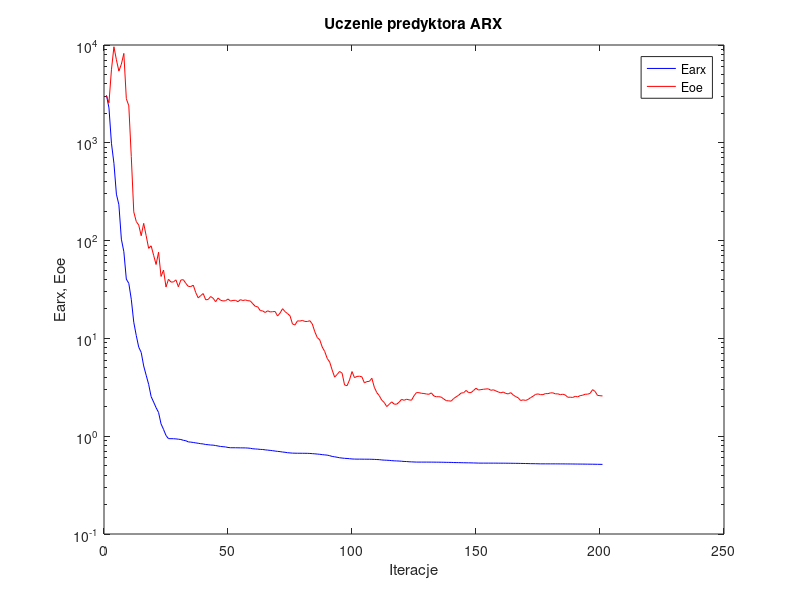
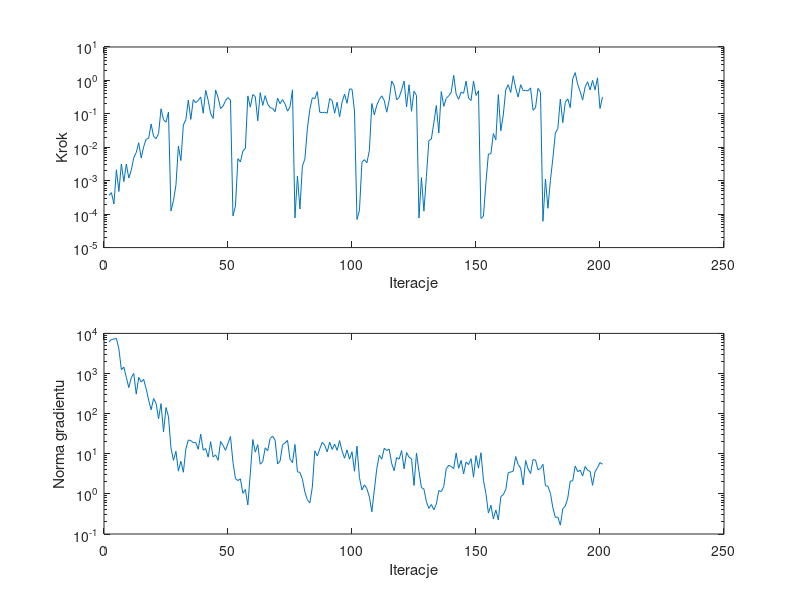

Source code (MATLAB) for these figures, in order:
%uczenie predyktora arx
clear all;
n=0; farx(n+1)=3.054798e+003; foe(n+1)=3.034427e+003; wspucz(n+1)=0.000000e+000; ng(n+1)=0.000000e+000;
%odnowa zmiennej metryki
n=1; farx(n+1)=2.275213e+003; foe(n+1)=2.565122e+003; krok(n+1)=3.643472e-004; ng(n+1)=6.155730e+003;
n=2; farx(n+1)=9.901987e+002; foe(n+1)=5.578738e+003; krok(n+1)=4.393293e-004; ng(n+1)=7.062899e+003;
n=3; farx(n+1)=6.181003e+002; foe(n+1)=9.595016e+003; krok(n+1)=2.015675e-004; ng(n+1)=7.225094e+003;
n=4; farx(n+1)=2.984720e+002; foe(n+1)=7.055718e+003; krok(n+1)=2.117795e-003; ng(n+1)=7.524646e+003;
n=5; farx(n+1)=2.327114e+002; foe(n+1)=5.402507e+003; krok(n+1)=4.766449e-004; ng(n+1)=4.102650e+003;
n=6; farx(n+1)=1.034494e+002; foe(n+1)=6.361846e+003; krok(n+1)=3.157424e-003; ng(n+1)=1.249838e+003;
n=7; farx(n+1)=7.703033e+001; foe(n+1)=8.204481e+003; krok(n+1)=9.413494e-004; ng(n+1)=1.441396e+003;
n=8; farx(n+1)=4.040614e+001; foe(n+1)=2.825059e+003; krok(n+1)=3.146871e-003; ng(n+1)=7.992629e+002;
n=9; farx(n+1)=3.653576e+001; foe(n+1)=2.390379e+003; krok(n+1)=1.204607e-003; ng(n+1)=4.462944e+002;
n=10; farx(n+1)=2.513125e+001; foe(n+1)=7.229883e+002; krok(n+1)=2.075244e-003; ng(n+1)=7.846381e+002;
n=11; farx(n+1)=1.463534e+001; foe(n+1)=1.967542e+002; krok(n+1)=4.900827e-003; ng(n+1)=1.007286e+003;
n=12; farx(n+1)=1.073529e+001; foe(n+1)=1.570067e+002; krok(n+1)=6.970662e-003; ng(n+1)=3.061962e+002;
n=13; farx(n+1)=8.144635e+000; foe(n+1)=1.440684e+002; krok(n+1)=1.366559e-002; ng(n+1)=8.029199e+002;
n=14; farx(n+1)=7.190798e+000; foe(n+1)=1.121475e+002; krok(n+1)=4.776032e-003; ng(n+1)=6.113967e+002;
n=15; farx(n+1)=5.228399e+000; foe(n+1)=1.500768e+002; krok(n+1)=1.042882e-002; ng(n+1)=7.167351e+002;
n=16; farx(n+1)=4.202811e+000; foe(n+1)=1.122587e+002; krok(n+1)=1.750226e-002; ng(n+1)=4.166386e+002;
n=17; farx(n+1)=3.393727e+000; foe(n+1)=8.333540e+001; krok(n+1)=1.839173e-002; ng(n+1)=2.182809e+002;
n=18; farx(n+1)=2.542978e+000; foe(n+1)=8.850814e+001; krok(n+1)=4.954706e-002; ng(n+1)=1.250470e+002;
n=19; farx(n+1)=2.235997e+000; foe(n+1)=7.089703e+001; krok(n+1)=2.118799e-002; ng(n+1)=2.380879e+002;
n=20; farx(n+1)=1.958402e+000; foe(n+1)=5.697575e+001; krok(n+1)=1.803826e-002; ng(n+1)=1.790409e+002;
n=21; farx(n+1)=1.748217e+000; foe(n+1)=7.605128e+001; krok(n+1)=2.572279e-002; ng(n+1)=7.483803e+001;
n=22; farx(n+1)=1.336898e+000; foe(n+1)=4.299755e+001; krok(n+1)=1.414327e-001; ng(n+1)=1.776365e+002;
n=23; farx(n+1)=1.173804e+000; foe(n+1)=5.001495e+001; krok(n+1)=6.640781e-002; ng(n+1)=3.507958e+001;
n=24; farx(n+1)=1.017480e+000; foe(n+1)=3.351884e+001; krok(n+1)=5.606295e-002; ng(n+1)=1.419004e+002;
n=25; farx(n+1)=9.442714e-001; foe(n+1)=4.029003e+001; krok(n+1)=1.134226e-001; ng(n+1)=8.337193e+001;
%odnowa zmiennej metryki
n=26; farx(n+1)=9.431841e-001; foe(n+1)=3.767954e+001; krok(n+1)=1.247165e-004; ng(n+1)=1.397235e+001;
n=27; farx(n+1)=9.426681e-001; foe(n+1)=3.778257e+001; krok(n+1)=2.530983e-004; ng(n+1)=6.841316e+000;
n=28; farx(n+1)=9.382673e-001; foe(n+1)=3.968907e+001; krok(n+1)=7.286945e-004; ng(n+1)=1.151616e+001;
n=29; farx(n+1)=9.320502e-001; foe(n+1)=3.371487e+001; krok(n+1)=1.082825e-002; ng(n+1)=3.690916e+000;
n=30; farx(n+1)=9.252696e-001; foe(n+1)=3.954992e+001; krok(n+1)=4.011567e-003; ng(n+1)=6.509282e+000;
n=31; farx(n+1)=9.079405e-001; foe(n+1)=3.981677e+001; krok(n+1)=4.669156e-002; ng(n+1)=3.456781e+000;
n=32; farx(n+1)=8.988337e-001; foe(n+1)=3.651472e+001; krok(n+1)=6.659479e-002; ng(n+1)=1.302558e+001;
n=33; farx(n+1)=8.742807e-001; foe(n+1)=3.401713e+001; krok(n+1)=2.577747e-001; ng(n+1)=2.207122e+001;
n=34; farx(n+1)=8.700195e-001; foe(n+1)=3.386809e+001; krok(n+1)=6.814773e-002; ng(n+1)=2.128155e+001;
n=35; farx(n+1)=8.628712e-001; foe(n+1)=3.502076e+001; krok(n+1)=2.663672e-001; ng(n+1)=1.901277e+001;
n=36; farx(n+1)=8.542861e-001; foe(n+1)=2.937851e+001; krok(n+1)=2.153023e-001; ng(n+1)=1.912106e+001;
n=37; farx(n+1)=8.467313e-001; foe(n+1)=2.593298e+001; krok(n+1)=2.489360e-001; ng(n+1)=1.295980e+001;
n=38; farx(n+1)=8.380436e-001; foe(n+1)=2.742540e+001; krok(n+1)=3.202323e-001; ng(n+1)=3.075926e+001;
n=39; farx(n+1)=8.333458e-001; foe(n+1)=2.873357e+001; krok(n+1)=1.047148e-001; ng(n+1)=1.225268e+001;
n=40; farx(n+1)=8.222604e-001; foe(n+1)=2.481490e+001; krok(n+1)=5.076613e-001; ng(n+1)=1.354512e+001;
n=41; farx(n+1)=8.187002e-001; foe(n+1)=2.500100e+001; krok(n+1)=2.543102e-001; ng(n+1)=8.212743e+000;
n=42; farx(n+1)=8.120521e-001; foe(n+1)=2.681892e+001; krok(n+1)=1.015974e-001; ng(n+1)=2.000819e+001;
n=43; farx(n+1)=8.105499e-001; foe(n+1)=2.575439e+001; krok(n+1)=7.320182e-002; ng(n+1)=8.291927e+000;
n=44; farx(n+1)=8.024438e-001; foe(n+1)=2.374482e+001; krok(n+1)=5.191100e-001; ng(n+1)=9.405700e+000;
n=45; farx(n+1)=7.938937e-001; foe(n+1)=2.588613e+001; krok(n+1)=3.091610e-001; ng(n+1)=6.849722e+000;
n=46; farx(n+1)=7.852563e-001; foe(n+1)=2.455044e+001; krok(n+1)=1.439513e-001; ng(n+1)=2.019977e+001;
n=47; farx(n+1)=7.812001e-001; foe(n+1)=2.415234e+001; krok(n+1)=1.702433e-001; ng(n+1)=1.612116e+001;
n=48; farx(n+1)=7.766818e-001; foe(n+1)=2.425955e+001; krok(n+1)=2.483262e-001; ng(n+1)=1.215551e+001;
n=49; farx(n+1)=7.671828e-001; foe(n+1)=2.528862e+001; krok(n+1)=3.075863e-001; ng(n+1)=1.827433e+001;
n=50; farx(n+1)=7.621608e-001; foe(n+1)=2.408231e+001; krok(n+1)=2.577175e-001; ng(n+1)=2.691848e+001;
%odnowa zmiennej metryki
n=51; farx(n+1)=7.619892e-001; foe(n+1)=2.445307e+001; krok(n+1)=8.878196e-005; ng(n+1)=6.114608e+000;
n=52; farx(n+1)=7.619487e-001; foe(n+1)=2.453224e+001; krok(n+1)=1.733806e-004; ng(n+1)=2.420582e+000;
n=53; farx(n+1)=7.608922e-001; foe(n+1)=2.372144e+001; krok(n+1)=4.563662e-003; ng(n+1)=2.145390e+000;
n=54; farx(n+1)=7.600846e-001; foe(n+1)=2.489413e+001; krok(n+1)=3.625910e-003; ng(n+1)=2.377011e+000;
n=55; farx(n+1)=7.595880e-001; foe(n+1)=2.439815e+001; krok(n+1)=7.741423e-003; ng(n+1)=1.035415e+000;
n=56; farx(n+1)=7.590702e-001; foe(n+1)=2.473695e+001; krok(n+1)=9.251671e-003; ng(n+1)=1.285226e+000;
n=57; farx(n+1)=7.564523e-001; foe(n+1)=2.430055e+001; krok(n+1)=3.444314e-001; ng(n+1)=5.303666e-001;
n=58; farx(n+1)=7.522036e-001; foe(n+1)=2.414900e+001; krok(n+1)=1.585131e-001; ng(n+1)=3.286919e+000;
n=59; farx(n+1)=7.440906e-001; foe(n+1)=2.261075e+001; krok(n+1)=3.785765e-001; ng(n+1)=2.261516e+001;
n=60; farx(n+1)=7.405670e-001; foe(n+1)=2.126745e+001; krok(n+1)=3.282103e-001; ng(n+1)=1.100955e+001;
n=61; farx(n+1)=7.378129e-001; foe(n+1)=2.101822e+001; krok(n+1)=6.217648e-002; ng(n+1)=1.685043e+001;
n=62; farx(n+1)=7.331002e-001; foe(n+1)=1.925644e+001; krok(n+1)=4.305446e-001; ng(n+1)=5.496232e+000;
n=63; farx(n+1)=7.314045e-001; foe(n+1)=1.909554e+001; krok(n+1)=1.794664e-001; ng(n+1)=6.363063e+000;
n=64; farx(n+1)=7.252681e-001; foe(n+1)=1.840435e+001; krok(n+1)=3.505976e-001; ng(n+1)=1.406374e+001;
n=65; farx(n+1)=7.206428e-001; foe(n+1)=1.915963e+001; krok(n+1)=1.943277e-001; ng(n+1)=1.186558e+001;
n=66; farx(n+1)=7.162105e-001; foe(n+1)=1.863430e+001; krok(n+1)=1.545805e-001; ng(n+1)=2.404830e+001;
n=67; farx(n+1)=7.111275e-001; foe(n+1)=1.876035e+001; krok(n+1)=1.454886e-001; ng(n+1)=2.745332e+001;
n=68; farx(n+1)=7.049227e-001; foe(n+1)=1.883349e+001; krok(n+1)=1.158784e-001; ng(n+1)=2.171265e+001;
n=69; farx(n+1)=6.996880e-001; foe(n+1)=1.693146e+001; krok(n+1)=2.944474e-001; ng(n+1)=5.601795e+000;
n=70; farx(n+1)=6.955780e-001; foe(n+1)=1.818410e+001; krok(n+1)=2.007487e-001; ng(n+1)=6.570295e+000;
n=71; farx(n+1)=6.888878e-001; foe(n+1)=2.012210e+001; krok(n+1)=2.680018e-001; ng(n+1)=1.681905e+001;
n=72; farx(n+1)=6.849946e-001; foe(n+1)=1.877895e+001; krok(n+1)=1.981558e-001; ng(n+1)=1.855171e+001;
n=73; farx(n+1)=6.782801e-001; foe(n+1)=1.793143e+001; krok(n+1)=1.202721e-001; ng(n+1)=2.154608e+001;
n=74; farx(n+1)=6.747198e-001; foe(n+1)=1.704703e+001; krok(n+1)=1.638325e-001; ng(n+1)=7.305507e+000;
n=75; farx(n+1)=6.713258e-001; foe(n+1)=1.404881e+001; krok(n+1)=5.223159e-001; ng(n+1)=6.015375e+000;
%odnowa zmiennej metryki
n=76; farx(n+1)=6.704400e-001; foe(n+1)=1.371587e+001; krok(n+1)=7.712392e-005; ng(n+1)=1.701516e+001;
n=77; farx(n+1)=6.695659e-001; foe(n+1)=1.511660e+001; krok(n+1)=1.389400e-003; ng(n+1)=3.545256e+000;
n=78; farx(n+1)=6.694879e-001; foe(n+1)=1.504015e+001; krok(n+1)=1.426144e-004; ng(n+1)=3.435075e+000;
n=79; farx(n+1)=6.689449e-001; foe(n+1)=1.526101e+001; krok(n+1)=2.742688e-003; ng(n+1)=2.319262e+000;
n=80; farx(n+1)=6.687446e-001; foe(n+1)=1.491587e+001; krok(n+1)=4.464645e-003; ng(n+1)=1.106716e+000;
n=81; farx(n+1)=6.680525e-001; foe(n+1)=1.489160e+001; krok(n+1)=3.578637e-002; ng(n+1)=7.179303e-001;
n=82; farx(n+1)=6.664320e-001; foe(n+1)=1.517036e+001; krok(n+1)=1.365319e-001; ng(n+1)=5.965153e-001;
n=83; farx(n+1)=6.632399e-001; foe(n+1)=1.402653e+001; krok(n+1)=3.035583e-001; ng(n+1)=1.476978e+000;
n=84; farx(n+1)=6.603183e-001; foe(n+1)=1.169635e+001; krok(n+1)=2.847814e-001; ng(n+1)=1.187761e+001;
n=85; farx(n+1)=6.567386e-001; foe(n+1)=1.019937e+001; krok(n+1)=4.641165e-001; ng(n+1)=8.764694e+000;
n=86; farx(n+1)=6.531602e-001; foe(n+1)=9.658914e+000; krok(n+1)=1.116954e-001; ng(n+1)=1.323005e+001;
n=87; farx(n+1)=6.479300e-001; foe(n+1)=8.156960e+000; krok(n+1)=1.091672e-001; ng(n+1)=1.927980e+001;
n=88; farx(n+1)=6.438394e-001; foe(n+1)=7.344724e+000; krok(n+1)=1.111619e-001; ng(n+1)=1.638156e+001;
n=89; farx(n+1)=6.405363e-001; foe(n+1)=6.244910e+000; krok(n+1)=1.047148e-001; ng(n+1)=1.111814e+001;
n=90; farx(n+1)=6.320966e-001; foe(n+1)=5.728845e+000; krok(n+1)=2.841626e-001; ng(n+1)=1.942659e+001;
n=91; farx(n+1)=6.212602e-001; foe(n+1)=4.752401e+000; krok(n+1)=2.495854e-001; ng(n+1)=1.281626e+001;
n=92; farx(n+1)=6.157102e-001; foe(n+1)=4.017306e+000; krok(n+1)=1.047148e-001; ng(n+1)=1.745227e+001;
n=93; farx(n+1)=6.091136e-001; foe(n+1)=4.275677e+000; krok(n+1)=2.224394e-001; ng(n+1)=1.217012e+001;
n=94; farx(n+1)=6.018858e-001; foe(n+1)=4.593071e+000; krok(n+1)=8.172294e-002; ng(n+1)=2.128110e+001;
n=95; farx(n+1)=5.979782e-001; foe(n+1)=4.413066e+000; krok(n+1)=2.239477e-001; ng(n+1)=1.166718e+001;
n=96; farx(n+1)=5.940132e-001; foe(n+1)=3.345012e+000; krok(n+1)=3.881773e-001; ng(n+1)=7.740378e+000;
n=97; farx(n+1)=5.918808e-001; foe(n+1)=3.281797e+000; krok(n+1)=2.072253e-001; ng(n+1)=1.249531e+001;
n=98; farx(n+1)=5.890890e-001; foe(n+1)=3.763029e+000; krok(n+1)=5.548341e-001; ng(n+1)=7.296219e+000;
n=99; farx(n+1)=5.850795e-001; foe(n+1)=4.581535e+000; krok(n+1)=5.481842e-001; ng(n+1)=1.117814e+001;
n=100; farx(n+1)=5.837293e-001; foe(n+1)=3.969177e+000; krok(n+1)=1.226008e-001; ng(n+1)=3.667560e+000;
%odnowa zmiennej metryki
n=101; farx(n+1)=5.828634e-001; foe(n+1)=4.085725e+000; krok(n+1)=6.918420e-005; ng(n+1)=1.548387e+001;
n=102; farx(n+1)=5.828358e-001; foe(n+1)=4.108479e+000; krok(n+1)=1.283338e-004; ng(n+1)=2.562797e+000;
n=103; farx(n+1)=5.825903e-001; foe(n+1)=4.041451e+000; krok(n+1)=3.572423e-003; ng(n+1)=1.246168e+000;
n=104; farx(n+1)=5.821136e-001; foe(n+1)=3.506532e+000; krok(n+1)=4.267031e-003; ng(n+1)=1.690532e+000;
n=105; farx(n+1)=5.818713e-001; foe(n+1)=3.619920e+000; krok(n+1)=3.437609e-003; ng(n+1)=1.355395e+000;
n=106; farx(n+1)=5.816677e-001; foe(n+1)=3.637338e+000; krok(n+1)=7.932207e-003; ng(n+1)=8.417265e-001;
n=107; farx(n+1)=5.805801e-001; foe(n+1)=3.913041e+000; krok(n+1)=2.039901e-001; ng(n+1)=3.581423e-001;
n=108; farx(n+1)=5.794085e-001; foe(n+1)=3.167145e+000; krok(n+1)=9.363811e-002; ng(n+1)=1.243526e+000;
n=109; farx(n+1)=5.774497e-001; foe(n+1)=2.791746e+000; krok(n+1)=1.827549e-001; ng(n+1)=4.289334e+000;
n=110; farx(n+1)=5.757995e-001; foe(n+1)=2.595015e+000; krok(n+1)=2.663792e-001; ng(n+1)=9.195952e+000;
n=111; farx(n+1)=5.717761e-001; foe(n+1)=2.335234e+000; krok(n+1)=3.456460e-001; ng(n+1)=7.324101e+000;
n=112; farx(n+1)=5.693339e-001; foe(n+1)=2.211846e+000; krok(n+1)=2.519998e-001; ng(n+1)=1.369072e+001;
n=113; farx(n+1)=5.678047e-001; foe(n+1)=2.009002e+000; krok(n+1)=1.121259e-001; ng(n+1)=1.209366e+001;
n=114; farx(n+1)=5.661001e-001; foe(n+1)=2.116286e+000; krok(n+1)=2.553603e-001; ng(n+1)=1.303645e+001;
n=115; farx(n+1)=5.627833e-001; foe(n+1)=2.244899e+000; krok(n+1)=9.603842e-001; ng(n+1)=5.709677e+000;
n=116; farx(n+1)=5.598993e-001; foe(n+1)=2.127185e+000; krok(n+1)=6.954939e-001; ng(n+1)=3.779639e+000;
n=117; farx(n+1)=5.585646e-001; foe(n+1)=2.123463e+000; krok(n+1)=2.640812e-001; ng(n+1)=8.053266e+000;
n=118; farx(n+1)=5.572842e-001; foe(n+1)=2.228693e+000; krok(n+1)=3.083795e-001; ng(n+1)=7.366077e+000;
n=119; farx(n+1)=5.546825e-001; foe(n+1)=2.382422e+000; krok(n+1)=5.234810e-001; ng(n+1)=1.202718e+001;
n=120; farx(n+1)=5.518323e-001; foe(n+1)=2.329361e+000; krok(n+1)=9.603842e-001; ng(n+1)=4.207193e+000;
n=121; farx(n+1)=5.508151e-001; foe(n+1)=2.387220e+000; krok(n+1)=1.620110e-001; ng(n+1)=1.075140e+001;
n=122; farx(n+1)=5.476955e-001; foe(n+1)=2.352744e+000; krok(n+1)=7.382907e-001; ng(n+1)=8.214669e+000;
n=123; farx(n+1)=5.465844e-001; foe(n+1)=2.333124e+000; krok(n+1)=1.200480e-001; ng(n+1)=7.495358e+000;
n=124; farx(n+1)=5.449178e-001; foe(n+1)=2.591128e+000; krok(n+1)=4.756263e-001; ng(n+1)=1.622733e+000;
n=125; farx(n+1)=5.436717e-001; foe(n+1)=2.791798e+000; krok(n+1)=3.556863e-001; ng(n+1)=1.045604e+001;
%odnowa zmiennej metryki
n=126; farx(n+1)=5.436378e-001; foe(n+1)=2.785717e+000; krok(n+1)=7.631158e-005; ng(n+1)=3.630214e+000;
n=127; farx(n+1)=5.435443e-001; foe(n+1)=2.747836e+000; krok(n+1)=1.243743e-003; ng(n+1)=1.436793e+000;
n=128; farx(n+1)=5.435344e-001; foe(n+1)=2.731656e+000; krok(n+1)=1.231773e-004; ng(n+1)=1.323681e+000;
n=129; farx(n+1)=5.435137e-001; foe(n+1)=2.702202e+000; krok(n+1)=1.339301e-003; ng(n+1)=6.356784e-001;
n=130; farx(n+1)=5.434137e-001; foe(n+1)=2.682059e+000; krok(n+1)=1.586441e-002; ng(n+1)=4.343150e-001;
n=131; farx(n+1)=5.432547e-001; foe(n+1)=2.771416e+000; krok(n+1)=1.761298e-002; ng(n+1)=5.437360e-001;
n=132; farx(n+1)=5.429904e-001; foe(n+1)=2.580487e+000; krok(n+1)=5.359529e-002; ng(n+1)=4.002272e-001;
n=133; farx(n+1)=5.425034e-001; foe(n+1)=2.531184e+000; krok(n+1)=1.775417e-001; ng(n+1)=5.567294e-001;
n=134; farx(n+1)=5.424169e-001; foe(n+1)=2.535008e+000; krok(n+1)=2.680031e-002; ng(n+1)=1.211930e+000;
n=135; farx(n+1)=5.418462e-001; foe(n+1)=2.509454e+000; krok(n+1)=4.641165e-001; ng(n+1)=1.143833e+000;
n=136; farx(n+1)=5.412845e-001; foe(n+1)=2.400429e+000; krok(n+1)=1.677326e-001; ng(n+1)=1.530496e+000;
n=137; farx(n+1)=5.404408e-001; foe(n+1)=2.311347e+000; krok(n+1)=2.910883e-001; ng(n+1)=4.253429e+000;
n=138; farx(n+1)=5.400767e-001; foe(n+1)=2.298523e+000; krok(n+1)=3.465039e-001; ng(n+1)=5.176934e+000;
n=139; farx(n+1)=5.395049e-001; foe(n+1)=2.284441e+000; krok(n+1)=4.386596e-001; ng(n+1)=4.812130e+000;
n=140; farx(n+1)=5.380722e-001; foe(n+1)=2.429230e+000; krok(n+1)=1.422745e+000; ng(n+1)=4.251064e+000;
n=141; farx(n+1)=5.372500e-001; foe(n+1)=2.528694e+000; krok(n+1)=3.854790e-001; ng(n+1)=1.046168e+001;
n=142; farx(n+1)=5.368544e-001; foe(n+1)=2.620203e+000; krok(n+1)=2.730900e-001; ng(n+1)=4.340927e+000;
n=143; farx(n+1)=5.361061e-001; foe(n+1)=2.763503e+000; krok(n+1)=4.446475e-001; ng(n+1)=6.821013e+000;
n=144; farx(n+1)=5.355012e-001; foe(n+1)=2.780492e+000; krok(n+1)=4.115646e-001; ng(n+1)=3.159029e+000;
n=145; farx(n+1)=5.346315e-001; foe(n+1)=2.938540e+000; krok(n+1)=9.528451e-001; ng(n+1)=6.221674e+000;
n=146; farx(n+1)=5.342738e-001; foe(n+1)=2.790437e+000; krok(n+1)=2.972657e-001; ng(n+1)=5.355348e+000;
n=147; farx(n+1)=5.337436e-001; foe(n+1)=2.790464e+000; krok(n+1)=2.490283e-001; ng(n+1)=7.538889e+000;
n=148; farx(n+1)=5.327848e-001; foe(n+1)=2.930976e+000; krok(n+1)=9.634903e-001; ng(n+1)=2.607484e+000;
n=149; farx(n+1)=5.320621e-001; foe(n+1)=3.092460e+000; krok(n+1)=3.556863e-001; ng(n+1)=9.018492e+000;
n=150; farx(n+1)=5.310161e-001; foe(n+1)=2.965517e+000; krok(n+1)=4.915350e-001; ng(n+1)=4.371453e+000;
%odnowa zmiennej metryki
n=151; farx(n+1)=5.306907e-001; foe(n+1)=2.995335e+000; krok(n+1)=7.439812e-005; ng(n+1)=1.060594e+001;
n=152; farx(n+1)=5.306699e-001; foe(n+1)=3.019450e+000; krok(n+1)=8.763006e-005; ng(n+1)=2.195212e+000;
n=153; farx(n+1)=5.306436e-001; foe(n+1)=3.040704e+000; krok(n+1)=8.898758e-004; ng(n+1)=1.018898e+000;
n=154; farx(n+1)=5.306146e-001; foe(n+1)=3.048440e+000; krok(n+1)=6.303106e-003; ng(n+1)=3.324435e-001;
n=155; farx(n+1)=5.305575e-001; foe(n+1)=2.946389e+000; krok(n+1)=6.374691e-003; ng(n+1)=5.205767e-001;
n=156; farx(n+1)=5.305010e-001; foe(n+1)=2.982499e+000; krok(n+1)=2.578794e-002; ng(n+1)=2.376091e-001;
n=157; farx(n+1)=5.304132e-001; foe(n+1)=2.904782e+000; krok(n+1)=1.670157e-002; ng(n+1)=3.967363e-001;
n=158; farx(n+1)=5.300336e-001; foe(n+1)=2.834133e+000; krok(n+1)=3.785938e-001; ng(n+1)=2.245586e-001;
n=159; farx(n+1)=5.299710e-001; foe(n+1)=2.775127e+000; krok(n+1)=3.112337e-002; ng(n+1)=8.566544e-001;
n=160; farx(n+1)=5.298887e-001; foe(n+1)=2.828921e+000; krok(n+1)=9.282613e-002; ng(n+1)=9.519405e-001;
n=161; farx(n+1)=5.295881e-001; foe(n+1)=2.736465e+000; krok(n+1)=5.281352e-001; ng(n+1)=1.283267e+000;
n=162; farx(n+1)=5.292532e-001; foe(n+1)=2.707892e+000; krok(n+1)=7.426091e-001; ng(n+1)=3.397397e+000;
n=163; farx(n+1)=5.289650e-001; foe(n+1)=2.788918e+000; krok(n+1)=4.364225e-001; ng(n+1)=3.494716e+000;
n=164; farx(n+1)=5.284146e-001; foe(n+1)=2.643425e+000; krok(n+1)=1.377726e+000; ng(n+1)=3.692377e+000;
n=165; farx(n+1)=5.279468e-001; foe(n+1)=2.538623e+000; krok(n+1)=5.939923e-001; ng(n+1)=8.534568e+000;
n=166; farx(n+1)=5.276903e-001; foe(n+1)=2.472042e+000; krok(n+1)=3.172699e-001; ng(n+1)=5.378515e+000;
n=167; farx(n+1)=5.267862e-001; foe(n+1)=2.316778e+000; krok(n+1)=7.448368e-001; ng(n+1)=4.396444e+000;
n=168; farx(n+1)=5.263050e-001; foe(n+1)=2.353025e+000; krok(n+1)=4.980566e-001; ng(n+1)=1.667776e+000;
n=169; farx(n+1)=5.255524e-001; foe(n+1)=2.321987e+000; krok(n+1)=5.014424e-001; ng(n+1)=6.822033e+000;
n=170; farx(n+1)=5.249409e-001; foe(n+1)=2.375512e+000; krok(n+1)=4.904031e-001; ng(n+1)=4.206578e+000;
n=171; farx(n+1)=5.239437e-001; foe(n+1)=2.479984e+000; krok(n+1)=5.982775e-001; ng(n+1)=3.211882e+000;
n=172; farx(n+1)=5.236001e-001; foe(n+1)=2.561282e+000; krok(n+1)=1.281531e-001; ng(n+1)=7.129159e+000;
n=173; farx(n+1)=5.231595e-001; foe(n+1)=2.676744e+000; krok(n+1)=1.534454e-001; ng(n+1)=6.988942e+000;
n=174; farx(n+1)=5.223006e-001; foe(n+1)=2.706090e+000; krok(n+1)=5.772243e-001; ng(n+1)=3.998345e+000;
n=175; farx(n+1)=5.216251e-001; foe(n+1)=2.661496e+000; krok(n+1)=4.406062e-001; ng(n+1)=4.276406e+000;
%odnowa zmiennej metryki
n=176; farx(n+1)=5.215409e-001; foe(n+1)=2.660321e+000; krok(n+1)=6.140895e-005; ng(n+1)=5.454092e+000;
n=177; farx(n+1)=5.214299e-001; foe(n+1)=2.727325e+000; krok(n+1)=1.130654e-003; ng(n+1)=1.593595e+000;
n=178; farx(n+1)=5.214172e-001; foe(n+1)=2.722273e+000; krok(n+1)=1.497533e-004; ng(n+1)=1.552199e+000;
n=179; farx(n+1)=5.213744e-001; foe(n+1)=2.772126e+000; krok(n+1)=1.025308e-003; ng(n+1)=1.030947e+000;
n=180; farx(n+1)=5.213424e-001; foe(n+1)=2.776376e+000; krok(n+1)=4.718270e-003; ng(n+1)=4.497947e-001;
n=181; farx(n+1)=5.212648e-001; foe(n+1)=2.708841e+000; krok(n+1)=2.672451e-002; ng(n+1)=2.595483e-001;
n=182; farx(n+1)=5.211754e-001; foe(n+1)=2.710622e+000; krok(n+1)=3.631321e-002; ng(n+1)=2.638099e-001;
n=183; farx(n+1)=5.209376e-001; foe(n+1)=2.659594e+000; krok(n+1)=2.775732e-001; ng(n+1)=1.663270e-001;
n=184; farx(n+1)=5.209017e-001; foe(n+1)=2.688997e+000; krok(n+1)=5.458358e-002; ng(n+1)=4.215738e-001;
n=185; farx(n+1)=5.205630e-001; foe(n+1)=2.638328e+000; krok(n+1)=2.221265e-001; ng(n+1)=4.991700e-001;
n=186; farx(n+1)=5.202972e-001; foe(n+1)=2.502973e+000; krok(n+1)=2.815910e-001; ng(n+1)=7.840625e-001;
n=187; farx(n+1)=5.201254e-001; foe(n+1)=2.505015e+000; krok(n+1)=1.527341e-001; ng(n+1)=2.091299e+000;
n=188; farx(n+1)=5.197894e-001; foe(n+1)=2.491626e+000; krok(n+1)=1.127230e+000; ng(n+1)=2.107000e+000;
n=189; farx(n+1)=5.193339e-001; foe(n+1)=2.555024e+000; krok(n+1)=1.715049e+000; ng(n+1)=4.959185e+000;
n=190; farx(n+1)=5.190629e-001; foe(n+1)=2.524050e+000; krok(n+1)=7.612154e-001; ng(n+1)=3.561510e+000;
n=191; farx(n+1)=5.187764e-001; foe(n+1)=2.599994e+000; krok(n+1)=4.635137e-001; ng(n+1)=3.906630e+000;
n=192; farx(n+1)=5.186004e-001; foe(n+1)=2.623618e+000; krok(n+1)=2.583432e-001; ng(n+1)=2.790853e+000;
n=193; farx(n+1)=5.181684e-001; foe(n+1)=2.686786e+000; krok(n+1)=6.404647e-001; ng(n+1)=4.823797e+000;
n=194; farx(n+1)=5.177740e-001; foe(n+1)=2.689996e+000; krok(n+1)=9.089030e-001; ng(n+1)=3.876329e+000;
n=195; farx(n+1)=5.175232e-001; foe(n+1)=2.738072e+000; krok(n+1)=5.189311e-001; ng(n+1)=3.645126e+000;
n=196; farx(n+1)=5.170927e-001; foe(n+1)=2.992796e+000; krok(n+1)=1.003200e+000; ng(n+1)=1.636380e+000;
n=197; farx(n+1)=5.167268e-001; foe(n+1)=2.871556e+000; krok(n+1)=5.223159e-001; ng(n+1)=3.571624e+000;
n=198; farx(n+1)=5.159137e-001; foe(n+1)=2.613797e+000; krok(n+1)=1.196104e+000; ng(n+1)=4.496059e+000;
n=199; farx(n+1)=5.156968e-001; foe(n+1)=2.594798e+000; krok(n+1)=1.446686e-001; ng(n+1)=6.032087e+000;
n=200; farx(n+1)=5.149302e-001; foe(n+1)=2.580716e+000; krok(n+1)=3.185792e-001; ng(n+1)=5.475450e+000;

figure; semilogy(farx,'b'); hold on; semilogy(foe,'r'); xlabel('Iteracje'); ylabel('Earx, Eoe'); legend('Earx','Eoe'); title('Uczenie predyktora ARX');
figure; subplot(2,1,1); semilogy(krok); xlabel('Iteracje'); ylabel('Krok');
subplot(2,1,2); semilogy(ng); xlabel('Iteracje'); ylabel('Norma gradientu');
Earx=farx(n+1)
Eoe=foe(n+1)
